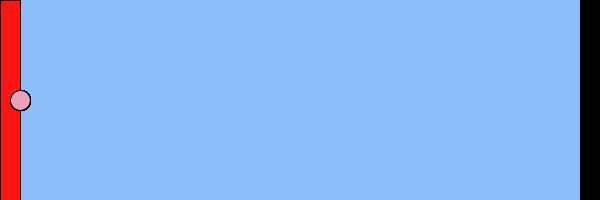
Frame 1 (no input)
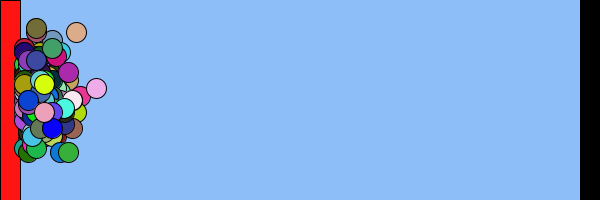
Frame 60 (the mouse pressed at the canvas centre just before this capture)
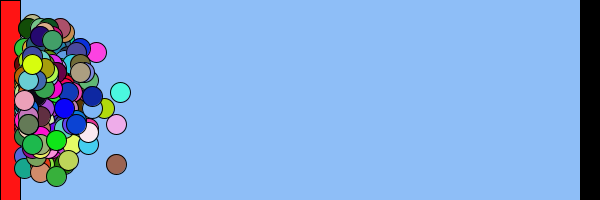
Frame 120 (the mouse held since frame 60 and released just before this capture)

The Processing sketch that drew these frames (run headless with seeded random() and noise(); from frame 60 on, the mouse is pressed at the canvas centre):

// Processing sketch: Genetic_Algorithm_2
// ── Genetic_Algorithm_2.pde
//Genetic Algorithm 2.0
int frames=240;
int n=300;

ArrayList<Bot> botList = new ArrayList <Bot>();
Bot prevMax;
int prevCount=-1;
int count=0;
int generation=1;

long avg=0;
int highest=0;
int record=-99999;
boolean pause=false;
boolean replay=false;
boolean done=false;
//
void setup(){
  size(600,200);
  smooth();
  stroke(0);
  frameRate(frames);//
  for (int i=0; i<n; i++){
    botList.add(new Bot());
  }
  prevMax=new Bot();
  //finish screen color background(color(37,170,17));
}

void draw(){
  if (!pause && !replay){
    background(color(142,190,247));
    fill(color(255,20,20));
    rect(0,0,20,200);
    fill(0);
    rect(580,0,20,200);
    //
    for (Bot b : botList){
      fill(b.getColor());
      ellipse(b.x,b.y,20,20);
    }
    //
    if (count<400){//in simulation mode
      for (Bot b : botList){
        b.move(count);
      }
      count++;
    } else {//in reset mode
      int[] fits=new int[botList.size()];
      for (int i=0; i<botList.size(); i++){
        fits[i]=botList.get(i).getFitness();
      }
      highest=botList.get(listMax(fits)).getFitness();
      if (highest > record){
        prevMax.set(botList.get(listMax(fits)));
        println("New Record!");
      }
      cross(botList, listMax(fits));
      for (Bot b : botList){
        b.reset();
      }
      
      avg+=highest;
      record=max(highest,record);
      
      print("Gen: "+generation+" ");
      print("Record: "+record+" ");
      print("Gen Max: "+highest+" ");
      println("Avg: "+(avg/generation));
      
      generation++;
      count=0;
    }
  } else if (!pause && replay) {
    if (count < 400){
      background(color(142,190,247));
      fill(color(255,20,20));
      rect(0,0,20,200);
      fill(0);
      rect(580,0,20,200);
      fill(prevMax.getColor());
      ellipse(prevMax.x,prevMax.y,20,20);
      prevMax.move(count);
      count++;
    } else {
      prevMax.reset();
      count=0;
    }
  }
}

void keyPressed(){
  if (key==' ' || key=='p'){
    pause=!pause;
    //println("paused/unpaused");
  } else if (key=='r' && generation > 1){
    if (replay){
      count=prevCount;
    } else {
      prevCount=count;
      count=0;
    }
    prevMax.reset();
    replay=!replay;
  }
}

// ── Bot.pde
class Bot{
  public int[] dna=new int[400];
  private int fitness, horz;
  private int x, y;
  private final color c;
  
  Bot(){
    for(int j=0; j<400; j++){
      int r=(int)random(1,5);
      dna[j]=r;
    }
    x=20; y=100;
    fitness=-1; horz=-1;
    c=color(random(255),random(255),random(255));
  }
  
  color getColor(){ return c; }
  
  int getFitness(){
    return x;
    //return x-horz+200;
  }
  
  void reset(){
    x=20; y=100; fitness=-1; horz=-1;
  }
  
  void move(int n){
    int temp=dna[n];
    if (temp==1){
      x+=4;
      if(x+20>=800){x+=-4;}
    } else if (temp==2){
      y+=4;
      if(y+20>=200){y+=-4;}
      horz+=1;
    } else if (temp==3){
      x+=-4;
      if(x-20<=0){x+=4;}
    } else {
      y+=-4;
      if(y-20<=0){y+=4;}
      horz+=1;
    }
  }
  
  //only for prevMax
  void set(Bot b){
    for (int i=0; i<400; i++){
      this.dna[i]=b.dna[i];
    }
    reset();
  }
}


// ── functions.pde
void cross(ArrayList<Bot> bl, int index){
  //asexual repro of max w/ genetic variation
  Bot bmax=bl.get(index);
  for(int t=0; t<400; t++){
    /*
    if (t%5>1){
      for (Bot b : bl){
        b.dna[t]=bmax.dna[t];
      }
    }
    if (t%(int)random(1,20)==1){
      for (Bot b : bl){
        b.dna[t]=bmax.dna[t];
      }
    }
    */
    
    for (Bot b : bl){
        b.dna[t]=bmax.dna[t];
    }
    
    if ((int)random(0,10)==(int)random(0,10)){
      for (Bot b : bl){
        b.dna[t]=(int)random(1,5);
      }
    }
  }
}

int listMax(int[] a){//return index of max value
  int index=0; int max=a[0];
  for (int i=1; i<a.length; i++){
    if (a[i]>max){
      index=i;
      max=a[i];
    }
  }
  return index;
}
